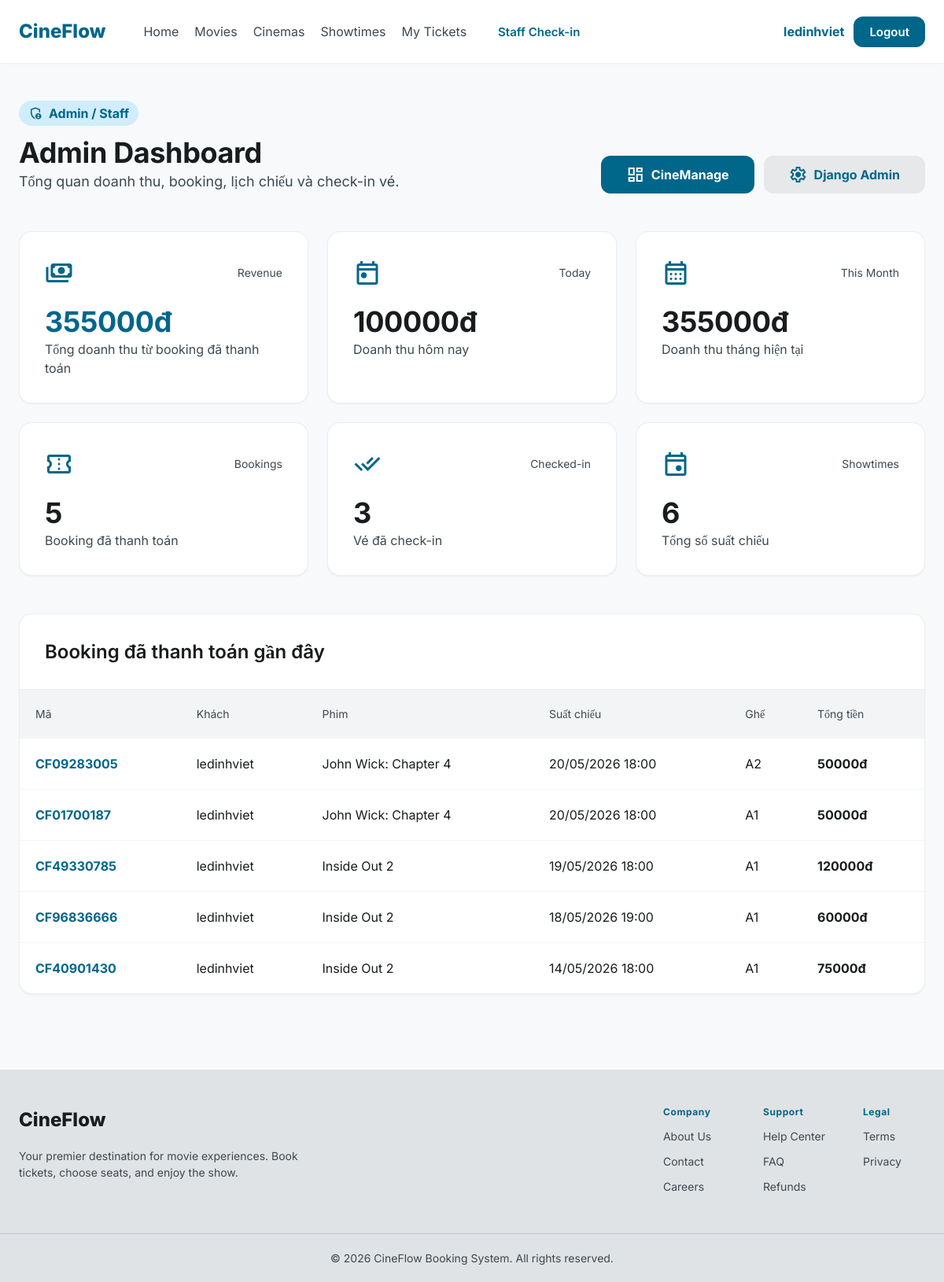
The page /dashboard/ (signed in) on the database its author committed.
### cinema/models.py (models this page shows, shortened)
class Booking(models.Model):
    STATUS_CHOICES = (
        ("pending", "Pending"),
        ("paid", "Paid"),
        ("cancelled", "Cancelled"),
    )
    user = models.ForeignKey(User, on_delete=models.CASCADE)
    showtime = models.ForeignKey(Showtime, on_delete=models.CASCADE)
    booking_code = models.CharField(max_length=20, unique=True)
    total_price = models.DecimalField(max_digits=10, decimal_places=2)
    status = models.CharField(max_length=20, choices=STATUS_CHOICES, default="pending")
    created_at = models.DateTimeField(auto_now_add=True)
    hold_expires_at = models.DateTimeField(blank=True, null=True)

class Showtime(models.Model):
    movie = models.ForeignKey(
        Movie,
        on_delete=models.CASCADE,
        related_name="showtimes"
    )
    room = models.ForeignKey(
        Room,
        on_delete=models.CASCADE,
        related_name="showtimes"
    )
    start_time = models.DateTimeField()
    price = models.DecimalField(
        max_digits=10,
        decimal_places=2
    )
    class Meta:
        constraints = [
            models.UniqueConstraint(
                fields=["room", "start_time"],
                name="unique_showtime_room_start_time"
            )
        ]

class Movie(models.Model):
    STATUS_CHOICES = (
        ("now_showing", "Now Showing"),
        ("coming_soon", "Coming Soon"),
        ("ended", "Ended"),
    )
    title = models.CharField(max_length=255)
    description = models.TextField()
    genre = models.CharField(max_length=255)
    duration = models.PositiveIntegerField(help_text="Duration in minutes")
    age_rating = models.CharField(max_length=20, default="PG-13")
    director = models.CharField(max_length=255, blank=True)
    actors = models.TextField(blank=True)
    poster = models.ImageField(upload_to="posters/", blank=True, null=True)
    trailer_url = models.URLField(blank=True)
    release_date = models.DateField(blank=True, null=True)
    rating = models.FloatField(default=0)
    status = models.CharField(
        max_length=20, choices=STATUS_CHOICES, default="now_showing"
    )
    created_at = models.DateTimeField(auto_now_add=True)

class BookingSeat(models.Model):
    booking = models.ForeignKey(
        Booking, on_delete=models.CASCADE, related_name="booking_seats"
    )
    seat = models.ForeignKey(Seat, on_delete=models.CASCADE)
    price = models.DecimalField(max_digits=10, decimal_places=2)

class Seat(models.Model):
    room = models.ForeignKey(Room, on_delete=models.CASCADE, related_name="seats")
    row = models.CharField(max_length=5)
    number = models.PositiveIntegerField()
    class Meta:
        unique_together = ("room", "row", "number")
        ordering = ["row", "number"]

### cinema/app_views/dashboard_views.py (the view)
# urls.py: path("dashboard/", views.admin_dashboard, name="admin_dashboard"),
@login_required
def admin_dashboard(request):
    if not request.user.is_staff:
        messages.error(request, "Bạn không có quyền truy cập trang quản trị.")
        return redirect("cinema:home")
    now = timezone.localtime()
    today = now.date()
    total_revenue = (
        Booking.objects
        .filter(status="paid")
        .aggregate(total=Sum("total_price"))
        ["total"]
        or 0
    )
    today_revenue = (
        Booking.objects
        .filter(
            status="paid",
            created_at__date=today,
        )
        .aggregate(total=Sum("total_price"))
        ["total"]
        or 0
    )
    month_revenue = (
        Booking.objects
        .filter(
            status="paid",
            created_at__year=today.year,
            created_at__month=today.month,
        )
        .aggregate(total=Sum("total_price"))
        ["total"]
        or 0
    )
    paid_bookings = Booking.objects.filter(status="paid").count()
    checked_in_tickets = Ticket.objects.filter(
        status="used"
    ).count()
    total_showtimes = Showtime.objects.count()
    revenue_days = []
    for i in range(6, -1, -1):
        day = today - timedelta(days=i)
        amount = (
            Booking.objects
            .filter(
                status="paid",
                created_at__date=day,
            )
            .aggregate(total=Sum("total_price"))
            ["total"]
            or 0
        )
        revenue_days.append({
            "label": day.strftime("%d/%m"),
            "amount": amount,
        })
    max_revenue = max(
        [item["amount"] for item in revenue_days],
        default=0,
    )
    for item in revenue_days:
        if max_revenue > 0:
            item["percent"] = int(
                (item["amount"] / max_revenue) * 100
            )
        else:
            item["percent"] = 8
        if item["percent"] < 8:
            item["percent"] = 8
    recent_paid_bookings = (
        Booking.objects
        .filter(status="paid")
        .select_related(
            "user",
            "showtime",
            "showtime__movie",
            "showtime__room",
            "showtime__room__cinema",
        )
        .prefetch_related(
            "booking_seats__seat"
        )
        .order_by("-created_at")[:8]
    )
    top_movies = (
        Booking.objects
        .filter(status="paid")
        .values("showtime__movie__title")
        .annotate(
            revenue=Sum("total_price"),
            tickets_sold=Count("booking_seats"),
        )
        .order_by("-revenue")[:5]
    )
    max_movie_revenue = max(
        [item["revenue"] or 0 for item in top_movies],
        default=0,
    )
    for item in top_movies:
        if max_movie_revenue > 0:
            item["percent"] = int(
                (item["revenue"] / max_movie_revenue) * 100
            )
        else:
            item["percent"] = 0
    context = {
        "total_revenue": total_revenue,
        "today_revenue": today_revenue,
        "month_revenue": month_revenue,
        "paid_bookings": paid_bookings,
        "checked_in_tickets": checked_in_tickets,
        "total_showtimes": total_showtimes,
        "revenue_days": revenue_days,
        "recent_paid_bookings": recent_paid_bookings,
        "top_movies": top_movies,
    }
    return render(request, "cinema/admin_dashboard.html", context)

### cinema/templates/cinema/admin_dashboard.html (shortened to what this page needs)
{% extends 'base.html' %}
{% load static %}
{% block content %}
<main class="max-w-container-max mx-auto px-gutter py-xl space-y-xl">
  <div class="flex flex-col md:flex-row md:items-end justify-between gap-md">
    <div>
      <div class="inline-flex items-center gap-xs px-sm py-1 rounded-full bg-primary-container/20 text-primary font-bold mb-sm">
        <span class="material-symbols-outlined text-[18px]">
        </span>
        Admin / Staff
      </div>
      <h1 class="font-h2 text-h2 text-on-surface">
        Admin Dashboard
      </h1>
      <p class="text-on-surface-variant text-body-lg">
        Tổng quan doanh thu, booking, lịch chiếu và check-in vé.
      </p>
    </div>
    <div class="flex gap-sm">
      <a
        href="{% url 'cinema:manage_home' %}"
        class="inline-flex items-center gap-xs px-lg py-sm bg-primary text-on-primary rounded-xl font-bold"
      >
        <span class="material-symbols-outlined">dashboard</span>
        CineManage
      </a>
      <a
        href="/admin/"
        class="inline-flex items-center gap-xs px-lg py-sm bg-surface-container-high text-primary rounded-xl font-bold"
      >
        <span class="material-symbols-outlined">settings</span>
        Django Admin
      </a>
    </div>
  </div>
  <section class="grid grid-cols-1 sm:grid-cols-2 lg:grid-cols-3 gap-gutter">
    <div class="bg-surface-container-lowest rounded-2xl p-lg shadow-sm border border-outline-variant/30">
      <div class="flex items-center justify-between mb-md">
        <span class="material-symbols-outlined text-primary text-4xl">payments</span>
        <span class="text-body-sm text-on-surface-variant">Revenue</span>
      </div>
      <p class="font-h2 text-h2 text-primary">
        {{ total_revenue|floatformat:0 }}đ
      </p>
      <p class="text-on-surface-variant">
        Tổng doanh thu từ booking đã thanh toán
      </p>
    </div>
    <div class="bg-surface-container-lowest rounded-2xl p-lg shadow-sm border border-outline-variant/30">
      <div class="flex items-center justify-between mb-md">
        <span class="material-symbols-outlined text-primary text-4xl">today</span>
        <span class="text-body-sm text-on-surface-variant">Today</span>
      </div>
      <p class="font-h2 text-h2 text-on-surface">
        {{ today_revenue|floatformat:0 }}đ
      </p>
      <p class="text-on-surface-variant">
        Doanh thu hôm nay
      </p>
    </div>
    <div class="bg-surface-container-lowest rounded-2xl p-lg shadow-sm border border-outline-variant/30">
      <div class="flex items-center justify-between mb-md">
        <span class="material-symbols-outlined text-primary text-4xl">calendar_month</span>
        <span class="text-body-sm text-on-surface-variant">This Month</span>
      </div>
      <p class="font-h2 text-h2 text-on-surface">
        {{ month_revenue|floatformat:0 }}đ
      </p>
      <p class="text-on-surface-variant">
        Doanh thu tháng hiện tại
      </p>
    </div>
    <div class="bg-surface-container-lowest rounded-2xl p-lg shadow-sm border border-outline-variant/30">
      <div class="flex items-center justify-between mb-md">
        <span class="material-symbols-outlined text-primary text-4xl">confirmation_number</span>
        <span class="text-body-sm text-on-surface-variant">Bookings</span>
      </div>
      <p class="font-h2 text-h2 text-on-surface">
        {{ paid_bookings }}
      </p>
      <p class="text-on-surface-variant">
        Booking đã thanh toán
      </p>
    </div>
    <div class="bg-surface-container-lowest rounded-2xl p-lg shadow-sm border border-outline-variant/30">
      <div class="flex items-center justify-between mb-md">
        <span class="material-symbols-outlined text-primary text-4xl">done_all</span>
        <span class="text-body-sm text-on-surface-variant">Checked-in</span>
      </div>
      <p class="font-h2 text-h2 text-on-surface">
        {{ checked_in_tickets }}
      </p>
      <p class="text-on-surface-variant">
        Vé đã check-in
      </p>
    </div>
    <div class="bg-surface-container-lowest rounded-2xl p-lg shadow-sm border border-outline-variant/30">
      <div class="flex items-center justify-between mb-md">
        <span class="material-symbols-outlined text-primary text-4xl">event</span>
        <span class="text-body-sm text-on-surface-variant">Showtimes</span>
      </div>
      <p class="font-h2 text-h2 text-on-surface">
        {{ total_showtimes }}
      </p>
      <p class="text-on-surface-variant">
        Tổng số suất chiếu
      </p>
    </div>
  </section>
  <section class="bg-surface-container-lowest rounded-2xl shadow-sm border border-outline-variant/30 overflow-hidden">
    <div class="p-lg border-b border-outline-variant/30">
      <h2 class="font-h3 text-h3">
        Booking đã thanh toán gần đây
      </h2>
    </div>
    <div class="overflow-x-auto">
      <table class="w-full text-left">
        <thead class="bg-surface-container-low">
          <tr>
            <th class="p-md text-body-sm text-on-surface-variant">Mã</th>
            <th class="p-md text-body-sm text-on-surface-variant">Khách</th>
            <th class="p-md text-body-sm text-on-surface-variant">Phim</th>
            <th class="p-md text-body-sm text-on-surface-variant">Suất chiếu</th>
            <th class="p-md text-body-sm text-on-surface-variant">Ghế</th>
            <th class="p-md text-body-sm text-on-surface-variant">Tổng tiền</th>
          </tr>
        </thead>
        <tbody>
          {% for booking in recent_paid_bookings %}
            <tr class="border-t border-outline-variant/20">
              <td class="p-md font-bold text-primary">
                {{ booking.booking_code }}
              </td>
              <td class="p-md">
                {{ booking.user.username }}
              </td>
              <td class="p-md">
                {{ booking.showtime.movie.title }}
              </td>
              <td class="p-md">
                {{ booking.showtime.start_time|date:"d/m/Y H:i" }}
              </td>
              <td class="p-md">
                {% for item in booking.booking_seats.all %}
                  {{ item.seat.row }}{{ item.seat.number }}{% if not forloop.last %}, {% endif %}
                {% endfor %}
              </td>
              <td class="p-md font-bold">
                {{ booking.total_price|floatformat:0 }}đ
              </td>
            </tr>
          {% empty %}
            <tr>
              <td colspan="6" class="p-xl text-center text-on-surface-variant">
                Chưa có booking đã thanh toán.
              </td>
            </tr>
          {% endfor %}
        </tbody>
      </table>
    </div>
  </section>
</main>
{% endblock %}

### templates/components/navbar.html (shortened to what this page needs)
{% load static %}
<header
  class="bg-surface-container-lowest dark:bg-inverse-surface shadow-sm sticky top-0 z-50"
>
  <nav
    class="max-w-container-max mx-auto px-gutter flex justify-between items-center h-20"
  >
    <div class="flex items-center gap-xl">
      <a
        href="{% url 'cinema:home' %}"
        class="font-h3 text-h3 font-extrabold text-primary dark:text-primary-fixed-dim"
        >CineFlow</a
      >
      <div class="hidden md:flex items-center gap-md">
        <a
          class="font-body-md text-body-md text-on-surface-variant hover:text-primary transition-colors duration-200"
          href="{% url 'cinema:home' %}"
          >Home</a
        >
        <a
          class="font-body-md text-body-md text-on-surface-variant hover:text-primary transition-colors duration-200"
          href="{% url 'cinema:movie_list' %}"
          >Movies</a
        >
        <a
          class="font-body-md text-body-md text-on-surface-variant hover:text-primary transition-colors duration-200"
          href="{% url 'cinema:cinema_list' %}"
          >Cinemas</a
        >
        <a
          class="font-body-md text-body-md text-on-surface-variant hover:text-primary transition-colors duration-200"
          href="{% url 'cinema:showtime_list' %}"
          >Showtimes</a
        >
        <a
          class="font-body-md text-body-md text-on-surface-variant hover:text-primary transition-colors duration-200"
          href="{% url 'cinema:my_tickets' %}"
          >My Tickets</a
        >
        {% if request.user.is_staff %}
          <a
            href="{% url 'cinema:staff_checkin' %}"
            class="px-md py-sm font-button text-button text-primary hover:bg-surface-container-high rounded-xl transition-all"
          >
            Staff Check-in
          </a>
        {% endif %}
      </div>
    </div>
    <div class="flex items-center gap-sm">
      {% if request.user.is_authenticated %}
      <span class="font-bold text-primary"> {{ request.user.username }} </span>
      <a
        href="{% url 'cinema:logout' %}"
        class="px-md py-sm font-button text-button bg-primary text-on-primary rounded-xl"
      >
        Logout
      </a>
      {% endif %}
    </div>
  </nav>
</header>

### static/css/style.css (style rules this page uses)
.material-symbols-outlined { font-variation-settings: "FILL" 0, "wght" 400, "GRAD" 0, "opsz" 24; }
body { font-family: "Inter", sans-serif; }

### rows shown on the page
Booking: booking_code "CF09283005", user.username "ledinhviet", showtime.movie "John Wick: Chapter 4", showtime.start_time "20/05/2026 18:00", total_price "50000"
BookingSeat: seat.row "A", seat.number "2"
Booking: booking_code "CF01700187", user.username "ledinhviet", showtime.movie "John Wick: Chapter 4", showtime.start_time "20/05/2026 18:00", total_price "50000"
BookingSeat: seat.row "A", seat.number "1"
Booking: booking_code "CF49330785", user.username "ledinhviet", showtime.movie "Inside Out 2", showtime.start_time "19/05/2026 18:00", total_price "120000"
BookingSeat: seat.row "A", seat.number "1"
Booking: booking_code "CF96836666", user.username "ledinhviet", showtime.movie "Inside Out 2", showtime.start_time "18/05/2026 19:00", total_price "60000"
BookingSeat: seat.row "A", seat.number "1"
Booking: booking_code "CF40901430", user.username "ledinhviet", showtime.movie "Inside Out 2", showtime.start_time "14/05/2026 18:00", total_price "75000"
BookingSeat: seat.row "A", seat.number "1"

### other values the page prints
{{ request.user.username }} "ledinhviet"
{{ total_revenue|floatformat:0 }} "355000"
{{ today_revenue|floatformat:0 }} "100000"
{{ month_revenue|floatformat:0 }} "355000"
{{ paid_bookings }} "5"
{{ checked_in_tickets }} "3"
{{ total_showtimes }} "6"
